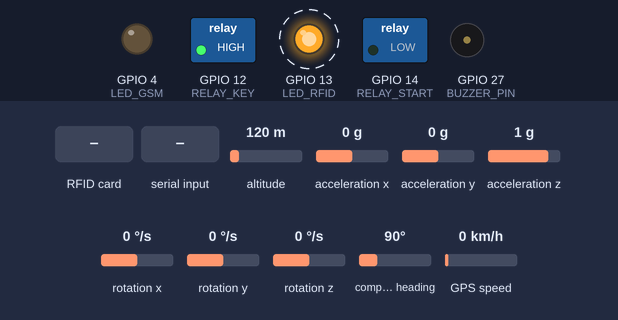
The sketch below on a simulated ESP32. Shown: switched loads named in the sketch (green lamp = pin HIGH), output pins drawn as LEDs (lit = HIGH), buzzer (waves = sounding). Dashed ring = blinking. Inputs (shaded band) come from the test bench; at power-on: acceleration x 0 g, acceleration z 1 g, acceleration y 0 g, altitude 120 m, rotation x 0 °/s, rotation y 0 °/s, rotation z 0 °/s, compass heading 90°, GPS speed 0 km/h. The GPS gets a fix after 3 s at 37.7749, -122.4194 with 8 satellites; the modem accepts every AT command (registered, SIM ready, sends succeed) and sends nothing else; what the sketch prints to the serial monitor is not drawn.

Above: at 20.1 s.
20.2 s: acceleration x set to -1.2 g
23.2 s: acceleration x set to -1.5 g
At 23.64 s:
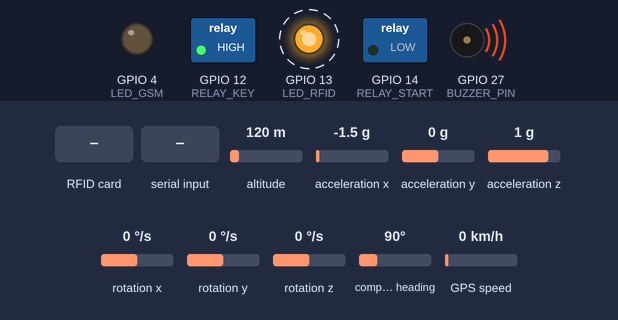
26.2 s: RFID card 03 CD 7A 29 held to the reader
At 26.37 s:
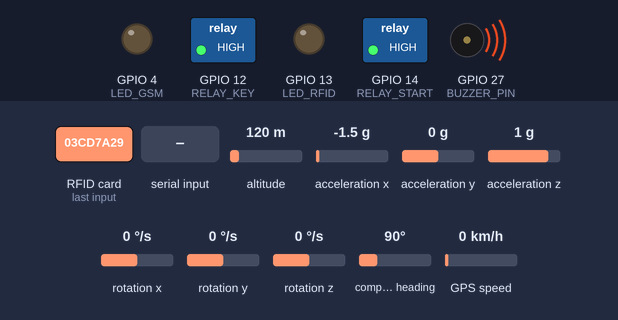
29.2 s: "unlock\n" received over the second serial link
At 31.64 s:
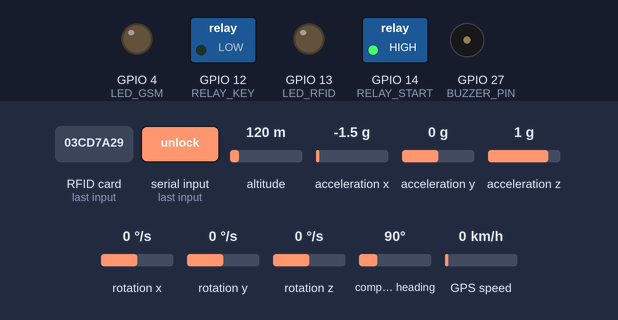
32.2 s: acceleration z set to 0 g
At 35.0 s:
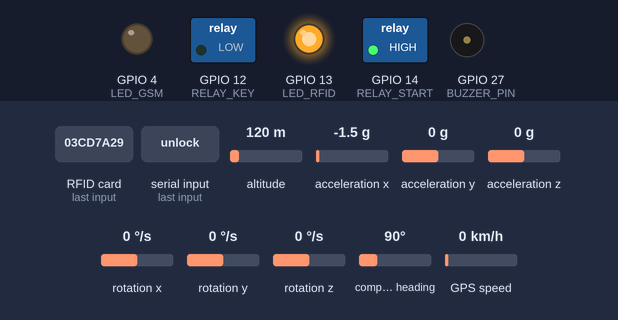
35.2 s: acceleration y set to -0.6 g
36.9 s: acceleration y set to -0.9 g
At 38.64 s:
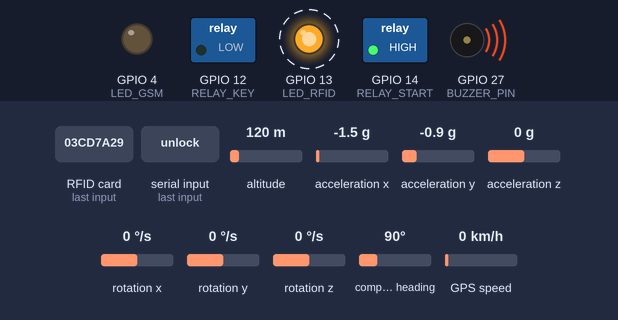
Timing chart, 0 to 40.9 s (numbered marks = the images above; inputs shaded):
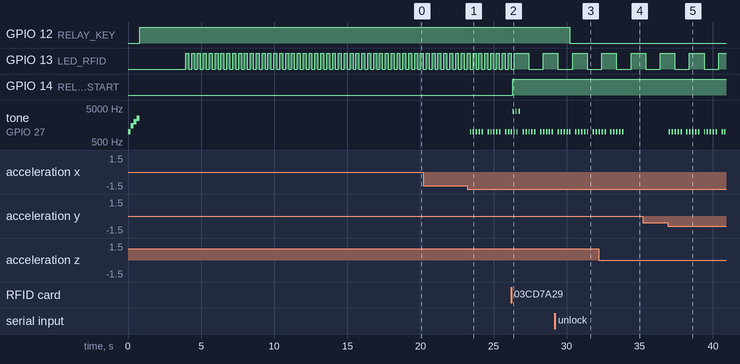

The sketch:

espnow_ben_phai_beta.ino
```cpp
#include <TinyGPSPlus.h>
#include <Arduino.h>
#include <HardwareSerial.h>
#include <MPU6050_tockn.h>
#include <Wire.h>
#include <freertos/FreeRTOS.h>
#include <freertos/task.h>
#include <esp_now.h>
#include <WiFi.h>
#include <SPI.h>
#include <MFRC522.h>

//Khai báo buzzer
#define BUZZER_PIN 27
#define BUZZER_CHANNEL 0
#define PWM_FREQ 5000
#define PWM_RESOLUTION 8

// Relay công tắc xe
#define RELAY_KEY 12

//---Khai báo RFID---
#define SS_PIN 21
#define RST_PIN 22
#define RELAY_START 14
#define LED_RFID 13
MFRC522 rfid(SS_PIN, RST_PIN);
// UID của các thẻ hợp lệ
byte uid1[] = { 0x03, 0xCD, 0x7A, 0x29 };
byte uid2[] = { 0x93, 0xE7, 0x46, 0x16 };

// Trạng thái đăng nhập của từng thẻ
bool isLoggedIn1 = false;
bool isLoggedIn2 = false;

unsigned long ledInterval = 200;
byte lastLoggedUID[4] = { 0 };  // Lưu UID của thẻ đã đăng nhập

// Khai báo đối tượng TinyGPSPlus cho NEO 6MV2
TinyGPSPlus gps;
HardwareSerial gpsSerial(1);
static const uint32_t GPSBaud = 9600;

//Khai báo UART SIM A7680c
HardwareSerial simSerial(2);  // UART2
#define SIM_TX 32
#define SIM_RX 33
#define LED_GSM 4

//---Khai báo các biến---
const char* alertphoneNumber = "+84942750136";  //SĐT khẩn cấp

//Ngưỡng gia tốc va chạm
const float LIGHT_COLLISION_THRESHOLD = 1.7;
const float MODERATE_COLLISION_THRESHOLD = 2;
const float SEVERE_COLLISION_THRESHOLD = 2.2;

// Cờ trạng thái cảnh báo
bool sleepGucWarningFlag = false;
bool collisionFlag = false;

// Biến đếm
int sleepGucCount = 0;
int collisionCount = 0;

//Khai báo biến trạng thái Nguồn
int analogInPin = 36;   // Analog input pin
int sensorValue;        // Analog Output of Sensor
float calibration = 0;  // Check Battery voltage using multimeter & add/subtract the value
float voltageInput = 0.0;
//Khai báo biến trạng thái pin
int bat_percentage = 0;

//---Khai báo ESP NOW----
uint8_t broadcastAddress[] = { 0xE8, 0x68, 0xE7, 0x24, 0x9D, 0xC0 };  //MAC của điểm đến

//Kiểu dữ liệu gửi/nhận
typedef struct struct_message {
  bool sleepGucWarning;
  char message[32];
  float acceleration;
  char collision_type[20];
  int bat_percentage;
} struct_message;

struct_message myData;

esp_now_peer_info_t peerInfo;

//Khai báo semaphore
SemaphoreHandle_t buzzerMutex;

//Khai báo cảm biến gia tốc
MPU6050 mpu6050(Wire);

//Hàm nhận dữ liệu
void OnDataRecv(const uint8_t* mac, const uint8_t* incomingData, int len) {
  memcpy(&myData, incomingData, sizeof(myData));

  if (myData.sleepGucWarning) {
    if (!sleepGucWarningFlag) {
      sleepGucWarningFlag = true;
      sleepGucCount++;  // Tăng đếm khi cảnh báo ngủ gục xảy ra
      sendSleepSMS();
      // vTaskDelay(2000 / portTICK_PERIOD_MS);
    }
    Serial.println("Cảnh báo: Ngủ gục!");
  } else {
    if (sleepGucWarningFlag) {
      sleepGucWarningFlag = false;
      Serial.println("Ngừng cảnh báo ngủ gục.");
    }
  }
  bat_percentage = myData.bat_percentage;
  // Serial.println(bat_percentage);
}

//---Hàm gửi dữ liệu---
void OnDataSent(const uint8_t* mac_addr, esp_now_send_status_t status) {
  Serial.println(status == ESP_NOW_SEND_SUCCESS ? "Delivery Success" : "Delivery Fail");
  // vTaskDelay(1000 / portTICK_PERIOD_MS);
}

void sendCollisionData(const char* collision_type, float acceleration) {
  static String previousCollisionType = "No Collision";  // Lưu trạng thái va chạm trước đó

  // Chỉ gửi cảnh báo khi trạng thái va chạm thay đổi
  if (previousCollisionType != collision_type) {
    strcpy(myData.collision_type, collision_type);
    strcpy(myData.message, strcmp(collision_type, "No Collision") == 0 ? "No Collision" : "Collision Detected!");
    myData.acceleration = acceleration;
    esp_now_send(broadcastAddress, (uint8_t*)&myData, sizeof(myData));

    if (strcmp(collision_type, "No Collision") != 0) {
      if (!collisionFlag) {
        collisionFlag = true;
        collisionCount++;  // Tăng đếm khi va chạm xảy ra
        sendCollisionSMS();
      }
      Serial.println("Cảnh báo: Va chạm");
    } else {
      collisionFlag = false;
      Serial.println("Ngừng cảnh báo va chạm.");
    }

    // Cập nhật trạng thái va chạm trước đó
    previousCollisionType = collision_type;
  }
}

//Hàm thiết lập ESP NOW
void initializeESPNow() {
  WiFi.mode(WIFI_STA);
  if (esp_now_init() != ESP_OK) {
    Serial.println("Error initializing ESP-NOW");
    return;
  }
  esp_now_register_send_cb(OnDataSent);
  esp_now_register_recv_cb(OnDataRecv);

  memcpy(peerInfo.peer_addr, broadcastAddress, 6);
  peerInfo.channel = 0;
  peerInfo.encrypt = false;
  esp_now_add_peer(&peerInfo);
}

//Hàm test còi
void testBuzzer() {
  ledcWriteTone(BUZZER_CHANNEL, 1000);
  vTaskDelay(200 / portTICK_PERIOD_MS);
  ledcWriteTone(BUZZER_CHANNEL, 1500);
  vTaskDelay(200 / portTICK_PERIOD_MS);
  ledcWriteTone(BUZZER_CHANNEL, 2000);
  vTaskDelay(200 / portTICK_PERIOD_MS);
  ledcWriteTone(BUZZER_CHANNEL, 2500);
  vTaskDelay(200 / portTICK_PERIOD_MS);
  ledcWriteTone(BUZZER_CHANNEL, 0);
}

// Prototype các hàm
void setupSIM();
String sendATCommand(const char* command, unsigned long timeout = 15000);
void sendSMS(const char* phoneNumber, const char* message);
void listenForMessages(void* pvParameters);
void readGPSTask(void* parameter);
void printGPSData();

void setup() {
  Serial.begin(115200);

  //Buzzer
  pinMode(BUZZER_PIN, OUTPUT);
  ledcSetup(BUZZER_CHANNEL, PWM_FREQ, PWM_RESOLUTION);
  ledcAttachPin(BUZZER_PIN, BUZZER_CHANNEL);
  testBuzzer();

  //Relay công tắc xe
  pinMode(RELAY_KEY, OUTPUT);
  digitalWrite(RELAY_KEY, HIGH);

  //Relay khởi động xe
  pinMode(RELAY_START, OUTPUT);
  pinMode(LED_RFID, OUTPUT);
  pinMode(BUZZER_PIN, OUTPUT);

  buzzerMutex = xSemaphoreCreateMutex();


  //RFID
  SPI.begin();
  rfid.PCD_Init();
  Serial.println("Đang chờ thẻ RFID...");

  setupSIM();  //SIM
  pinMode(LED_GSM, OUTPUT);

  gpsSerial.begin(GPSBaud, SERIAL_8N1, 16, 17);  //GPS

  //Cảm biến va chạm
  Wire.begin(25, 26);
  Serial.println("Đang khởi tạo MPU6050...");
  mpu6050.begin();
  mpu6050.calcGyroOffsets(true);
  Serial.println("MPU6050 đã sẵn sàng!");

  initializeESPNow();  //ESP NOW


  // In tiêu đề
  // Serial.printf("%-15s %-15s %-15s %-10s %-10s\n", "Latitude", "Longitude", "Time", "Satellites", "HDOP");
  // Serial.println(F("-----------------------------------------------------------"));

  xTaskCreate(taskRFID, "RFID Task", 2048, NULL, 1, NULL);
  xTaskCreate(taskLED, "LED Task", 1024, NULL, 1, NULL);
  xTaskCreatePinnedToCore(readGPSTask, "Read GPS Task", 2048, NULL, 1, NULL, 1);
  xTaskCreate(listenForMessages, "Listen for Messages", 8000, NULL, 1, NULL);
  xTaskCreatePinnedToCore(TaskReadSensor, "TaskReadSensor", 2048, NULL, 1, NULL, 0);
  xTaskCreatePinnedToCore(TaskHandleBuzzer, "TaskHandleBuzzer", 2048, NULL, 1, NULL, 1);

  Serial.println(sendATCommand("AT"));
  Serial.println(sendATCommand("AT+CMGD=1,4"));
  Serial.println(sendATCommand("AT+CNMI=2,2,0,0,0"));
}

void loop() {}

// Task đọc và xử lý thẻ RFID
void taskRFID(void* parameter) {
  for (;;) {
    if (rfid.PICC_IsNewCardPresent() && rfid.PICC_ReadCardSerial()) {
      Serial.print("UID của thẻ: ");
      for (byte i = 0; i < rfid.uid.size; i++) {
        Serial.print(rfid.uid.uidByte[i] < 0x10 ? " 0" : " ");
        Serial.print(rfid.uid.uidByte[i], HEX);
      }
      Serial.println();

      if (checkUID(rfid.uid.uidByte, uid1)) {
        handleLoginState(&isLoggedIn1, uid1);
      } else if (checkUID(rfid.uid.uidByte, uid2)) {
        handleLoginState(&isLoggedIn2, uid2);
      } else {
        Serial.println("Access denied. Unknown card.");
      }

      rfid.PICC_HaltA();
    }
    vTaskDelay(100 / portTICK_PERIOD_MS);
  }
}

// Task điều khiển nháy LED
void taskLED(void* parameter) {
  for (;;) {
    digitalWrite(LED_RFID, !digitalRead(LED_RFID));
    vTaskDelay(ledInterval / portTICK_PERIOD_MS);
  }
}

// Hàm kiểm tra UID có trùng với thẻ hợp lệ không
bool checkUID(byte* scannedUID, byte* validUID) {
  for (byte i = 0; i < 4; i++) {
    if (scannedUID[i] != validUID[i]) return false;
  }
  return true;
}

// Hàm đổi trạng thái đăng nhập/đăng xuất và kích hoạt Buzzer
void handleLoginState(bool* isLoggedIn, byte* currentUID) {
  if (*isLoggedIn && checkUID(currentUID, lastLoggedUID)) {
    *isLoggedIn = false;
    Serial.println("Logout successful.");
    digitalWrite(RELAY_START, LOW);
    ledInterval = 200;
    // beep(1, LONG_BEEP_DURATION);
    playBuzzerTone(1, 1000, 4000);
    memset(lastLoggedUID, 0, 4);  // Xóa UID đã lưu khi đăng xuất
    sendSMS(alertphoneNumber, generateReportMessage().c_str());
    sendSMS(alertphoneNumber, generateAlertMessage().c_str());
  } else if (!*isLoggedIn && (lastLoggedUID[0] == 0 && lastLoggedUID[1] == 0 && lastLoggedUID[2] == 0 && lastLoggedUID[3] == 0)) {
    *isLoggedIn = true;
    Serial.println("Login successful.");
    digitalWrite(RELAY_START, HIGH);
    ledInterval = 1000;
    // beep(3, BEEP_DURATION);
    playBuzzerTone(3, 100, 4000);
    memcpy(lastLoggedUID, currentUID, 4);  // Lưu UID của thẻ khi đăng nhập
    sendSMS(alertphoneNumber, generateReportMessage().c_str());
    sendSMS(alertphoneNumber, generateAlertMessage().c_str());
  } else {
    Serial.println("Access denied. UID does not match the logged-in card.");
  }
}

void buzzerControlTask(void* pvParameters) {
  while (true) {
    if (xSemaphoreTake(buzzerMutex, portMAX_DELAY)) {  // Lấy mutex
      if (isLoggedIn1 || isLoggedIn2) {
        // Âm thanh đăng nhập (3 tiếng bíp ngắn)
        for (int i = 0; i < 3; i++) {
          ledcWriteTone(BUZZER_CHANNEL, 4000);
          vTaskDelay(100 / portTICK_PERIOD_MS);
          ledcWriteTone(BUZZER_CHANNEL, 0);
          vTaskDelay(100 / portTICK_PERIOD_MS);
        }
      } else {
        // Âm thanh đăng xuất (1 tiếng bíp dài)
        ledcWriteTone(BUZZER_CHANNEL, 4000);
        vTaskDelay(1000 / portTICK_PERIOD_MS);
        ledcWriteTone(BUZZER_CHANNEL, 0);
      }

      xSemaphoreGive(buzzerMutex);  // Giải phóng mutex
    }
    vTaskDelay(10 / portTICK_PERIOD_MS);
  }
}


String printLoginStatus() {
  String user = "N/A";

  if (isLoggedIn1) {
    user = "Nguyen Van A";
  } else if (isLoggedIn2) {
    user = "Nguyen Van B";
  }
  return user;
}

// Hàm điều khiển Buzzer
// void beep(int times, int duration) {
//   for (int i = 0; i < times; i++) {
//     ledcWriteTone(0, BUZZER_FREQ);
//     vTaskDelay(duration / portTICK_PERIOD_MS);
//     ledcWriteTone(0, 0);
//     vTaskDelay(100 / portTICK_PERIOD_MS);
//   }
// }

//---Cảnh báo va chạm---
//Hàm đọc cảm biến
void TaskReadSensor(void* pvParameters) {
  while (true) {
    mpu6050.update();
    float accelX = mpu6050.getAccX();
    float accelY = mpu6050.getAccY();
    float accelZ = mpu6050.getAccZ();
    float totalAcceleration = sqrt(accelX * accelX + accelY * accelY + accelZ * accelZ);

    if (totalAcceleration >= LIGHT_COLLISION_THRESHOLD && totalAcceleration < MODERATE_COLLISION_THRESHOLD) {
      sendCollisionData("Light Collision", totalAcceleration);
    } else if (totalAcceleration >= MODERATE_COLLISION_THRESHOLD && totalAcceleration < SEVERE_COLLISION_THRESHOLD) {
      sendCollisionData("Moderate Collision", totalAcceleration);
    } else if (totalAcceleration >= SEVERE_COLLISION_THRESHOLD) {
      sendCollisionData("Severe Collision", totalAcceleration);
    } else {
      sendCollisionData("No Collision", totalAcceleration);
    }

    vTaskDelay(50 / portTICK_PERIOD_MS);
  }
}

//Hàm phát âm thanh cảnh báo
void TaskHandleBuzzer(void* pvParameters) {
  while (true) {
    float accelX = mpu6050.getAccX();
    float accelY = mpu6050.getAccY();
    float accelZ = mpu6050.getAccZ();
    float totalAcceleration = sqrt(accelX * accelX + accelY * accelY + accelZ * accelZ);
    if (xSemaphoreTake(buzzerMutex, portMAX_DELAY)) {  // Lấy mutex
      if (totalAcceleration >= LIGHT_COLLISION_THRESHOLD && totalAcceleration < MODERATE_COLLISION_THRESHOLD) {
        playBuzzerTone(5, 100, 1000);
      } else if (totalAcceleration >= MODERATE_COLLISION_THRESHOLD && totalAcceleration < SEVERE_COLLISION_THRESHOLD) {
        playBuzzerTone(5, 100, 1500);
      } else if (totalAcceleration >= SEVERE_COLLISION_THRESHOLD) {
        playBuzzerTone(10, 100, 2000);
      } else {
        ledcWriteTone(BUZZER_CHANNEL, 0);
      }
      xSemaphoreGive(buzzerMutex);  // Giải phóng mutex
    }
    vTaskDelay(200 / portTICK_PERIOD_MS);
  }
}

void playBuzzerTone(int repeats, int duration, int frequency) {
  for (int i = 0; i < repeats; i++) {
    ledcWriteTone(BUZZER_CHANNEL, frequency);
    vTaskDelay(duration / portTICK_PERIOD_MS);
    ledcWriteTone(BUZZER_CHANNEL, 0);
    vTaskDelay(duration / portTICK_PERIOD_MS);
  }
}

//---GPS---
void readGPSTask(void* parameter) {
  static int lastGPSChars = 0;
  static unsigned long lastGPSTime = 0;

  for (;;) {
    while (gpsSerial.available() > 0) gps.encode(gpsSerial.read());

    int currentGPSChars = gps.charsProcessed();

    if (currentGPSChars != lastGPSChars) {
      lastGPSChars = currentGPSChars;
      lastGPSTime = millis();

      printGPSData();
    } else if (millis() - lastGPSTime > 5000) {
      Serial.println("No GPS data received: check wiring");
    }

    vTaskDelay(pdMS_TO_TICKS(1000));
  }
}

void printGPSData() {
  if (gps.location.isValid() && gps.date.isValid() && gps.time.isValid() && gps.satellites.isValid() && gps.hdop.isValid()) {
    int hour = gps.time.hour() + 7;  // Cộng 7 giờ cho múi giờ
    int day = gps.date.day();
    int month = gps.date.month();
    int year = gps.date.year();

    // Kiểm tra nếu giờ vượt quá 24 để tăng ngày
    if (hour >= 24) {
      hour -= 24;  // Trừ đi 24 giờ để giờ quay về khoảng [0, 23]
      day++;       // Tăng thêm 1 ngày

      // Kiểm tra ngày vượt quá số ngày trong tháng
      if ((month == 1 || month == 3 || month == 5 || month == 7 || month == 8 || month == 10 || month == 12) && day > 31) {
        day = 1;
        month++;
      } else if ((month == 4 || month == 6 || month == 9 || month == 11) && day > 30) {
        day = 1;
        month++;
      } else if (month == 2) {  // Xử lý tháng 2 và năm nhuận
        bool isLeapYear = (year % 4 == 0 && year % 100 != 0) || (year % 400 == 0);
        if (day > (isLeapYear ? 29 : 28)) {
          day = 1;
          month++;
        }
      }

      // Kiểm tra nếu tháng vượt quá 12 để tăng năm
      if (month > 12) {
        month = 1;
        year++;
      }
    }
    Serial.printf("%-15.6f %-15.6f %02d/%02d/%-10d %02d:%02d:%-05d %-05d %-10.1f\n",
                  gps.location.lat(),
                  gps.location.lng(),
                  day,
                  month,
                  year,
                  hour,
                  gps.time.minute(),
                  gps.time.second(),
                  gps.satellites.value(),
                  gps.hdop.hdop());
  } else {
    Serial.println("No valid GPS data available.");
  }
}

//---SIM + SMS---
void setupSIM() {
  simSerial.begin(115200, SERIAL_8N1, SIM_RX, SIM_TX);
  vTaskDelay(pdMS_TO_TICKS(100));
}

void sendSMS(const char* phoneNumber, const char* message) {
  // simSerial.println("AT+CFUN=1,1");
  // simSerial.println("AT+RST");
  simSerial.println("AT+CMGF=1");
  vTaskDelay(pdMS_TO_TICKS(100));

  simSerial.print("AT+CMGS=\"");
  simSerial.print(phoneNumber);
  simSerial.println("\"");

  vTaskDelay(pdMS_TO_TICKS(100));

  simSerial.print(message);
  simSerial.write(26);
  vTaskDelay(pdMS_TO_TICKS(2000));

  // Serial.println("Response: " + simSerial.readString());
  vTaskDelay(pdMS_TO_TICKS(3000));
}

void listenForMessages(void* pvParameters) {
  String incomingMessage;
  String senderNumber;

  for (;;) {
    if (simSerial.available()) {
      incomingMessage = simSerial.readString();
      int start = incomingMessage.indexOf("+CMT: \"") + 7;
      int end = incomingMessage.indexOf("\"", start);
      if (start != -1 && end != -1) senderNumber = incomingMessage.substring(start, end);

      Serial.println(incomingMessage);

      if (incomingMessage.indexOf("report") != -1) {
        if (!senderNumber.isEmpty()) {
          sendSMS(senderNumber.c_str(), generateReportMessage().c_str());
          sendSMS(senderNumber.c_str(), generateAlertMessage().c_str());
        }
      } else if (incomingMessage.indexOf("unlock") != -1) {
        digitalWrite(RELAY_KEY, LOW);
        Serial.println("Đã mở khóa xe");
        if (!senderNumber.isEmpty()) sendSMS(senderNumber.c_str(), "Da mo khoa xe");
      } else if (incomingMessage.indexOf("lock") != -1) {
        digitalWrite(RELAY_KEY, HIGH);
        Serial.println("Đã khóa xe");
        if (!senderNumber.isEmpty()) sendSMS(senderNumber.c_str(), "Da khoa xe!");
      }
    }
    vTaskDelay(pdMS_TO_TICKS(200));
  }
}

void sendSleepSMS() {
  if (sleepGucWarningFlag) {
    String message = "!!!PHAT HIEN NGU GUC!!!\n" + generateAlertMessage();
    sendSMS(alertphoneNumber, message.c_str());
    sendSMS(alertphoneNumber, generateReportMessage().c_str());
    // sleepGucWarningFlag = false;  // Đặt lại cờ sau khi gửi tin nhắn
  }
}

void sendCollisionSMS() {
  if (collisionFlag) {
    String message = "!!!PHAT HIEN VA CHAM!!!\n" + generateAlertMessage();
    sendSMS(alertphoneNumber, message.c_str());
    sendSMS(alertphoneNumber, generateReportMessage().c_str());
    // collisionFlag = false;  // Đặt lại cờ sau khi gửi tin nhắn
  }
}

String sendATCommand(const char* command, unsigned long timeout) {
  simSerial.println(command);
  unsigned long startTime = millis();
  while (millis() - startTime < timeout) {
    if (simSerial.available()) {
      return simSerial.readStringUntil('\n');
    }
  }
  return "";
}

String getGSMStatus() {
  simSerial.println("AT+CSQ");
  vTaskDelay(pdMS_TO_TICKS(100));

  if (simSerial.available()) {
    String response = simSerial.readString();
    int signalStrengthIndex = response.indexOf("+CSQ: ");
    if (signalStrengthIndex != -1) {
      String signalStrength = response.substring(signalStrengthIndex + 6, signalStrengthIndex + 8);
      return (signalStrength == "99") ? "Không có tín hiệu GSM" : signalStrength;
    }
  }
  return "No GSM signals.";
}

String generateStoleDetectMessage() {
  String stoleDetectMessage = "!!!TRUY CAP TRAI PHEP!!!\n" + generateReportMessage();
  sendSMS(alertphoneNumber, stoleDetectMessage.c_str());
}

String batteryWarningMessage() {
  String batteryLowMessage = "!!!LOW BATTERY-PLEASE CHARGE!!!\n";
  sendSMS(alertphoneNumber, batteryLowMessage.c_str());
}

String overspeedingMessage() {
  String message = "!!!QUA TOC DO - VUI LONG GIAM TOC!!!\n" + generateAlertMessage();
  sendSMS(alertphoneNumber, message.c_str());
  sendSMS(alertphoneNumber, generateReportMessage().c_str());
}

String generateReportMessage() {
  String reportMessage = "- Status: ";
  if (isLoggedIn1) {
    reportMessage += "Logged In\n";
    reportMessage += "- User: " + printLoginStatus() + "\n";  // Thêm thông tin user
  } else if (isLoggedIn2) {
    reportMessage += "Logged In\n";
    reportMessage += "- User: " + printLoginStatus() + "\n";  // Thêm thông tin user
  } else {
    reportMessage += "Logged Out\n";
    reportMessage += "- User: " + printLoginStatus() + "\n";
  }
  reportMessage += "- Key status : \n";
  if (gps.location.isValid()) {
    reportMessage += "- Location: https://www.google.com/maps?q=" + String(gps.location.lat(), 6) + "," + String(gps.location.lng(), 6) + "\n";
    reportMessage += "- GPS satellites: " + String(gps.satellites.value()) + "\n";
    reportMessage += "- HDOP: " + String(gps.hdop.hdop(), 1) + "\n";
  } else {
    reportMessage += "- No GPS signals!!!\n";
  }
  reportMessage += "- GSM: " + getGSMStatus() + "\n";
  reportMessage += "- Input Voltage: " + String(voltageInput, 2) + "V\n";  // Sử dụng biến toàn cục;
  reportMessage += "- Battery: " + String(bat_percentage) + "%\n";
  reportMessage += "- Connection: \n";
  return reportMessage;
}

String generateAlertMessage() {
  return "- Speed: \n- Drive times: \n- Overspeeding: \n- Sleepy times: " + String(sleepGucCount) + "\n- Impact: " + String(collisionCount);
}

//---Đọc giá trị nguồn đầu vào
void inputVoltageReading() {
  sensorValue = analogRead(analogInPin);
  voltageInput = (((sensorValue * 3.3) / 4096) * 5 + calibration);  //multiply by two as voltage divider network is 100K & 100K Resistor
  Serial.print("\t Output Voltage = ");
  Serial.print(voltageInput);
  vTaskDelay(10000 / portTICK_PERIOD_MS);
}

void batteryRead() {
  Serial.println(bat_percentage);
  vTaskDelay(10000 / portTICK_PERIOD_MS);  // Delay để giảm tần suất đọc
}
```

Measured:
- the behaviour switches between -1.3 and -1.4 g on acceleration x (found by bisection; images 0 and 1)
- the behaviour switches between -0.7 and -0.8 g on acceleration y (found by bisection; images 4 and 5)
- after the input at 23.2 s, tone on GPIO 27 (BUZZER_PIN): silent → 1000 Hz after 0.19 s, then repeats every 1.2 s: 4 × (silent 0.10 s, 1000 Hz 0.10 s), silent 0.30 s, 1000 Hz 0.10 s
- after the input at 26.2 s, GPIO 14 (RELAY_START): LOW → HIGH after 0.12 s
- after the input at 29.2 s, GPIO 12 (RELAY_KEY): HIGH → LOW after 1.0 s
- after the input at 32.2 s, tone on GPIO 27 (BUZZER_PIN): goes on until 33.9 s, then stays silent
- after the input at 36.9 s, tone on GPIO 27 (BUZZER_PIN): silent → 1000 Hz after 0.09 s, then repeats every 1.2 s: 4 × (silent 0.10 s, 1000 Hz 0.10 s), silent 0.30 s, 1000 Hz 0.10 s
- by itself, GPIO 13 (LED_RFID): alternates HIGH for 1.0 s and LOW for 1.0 s
